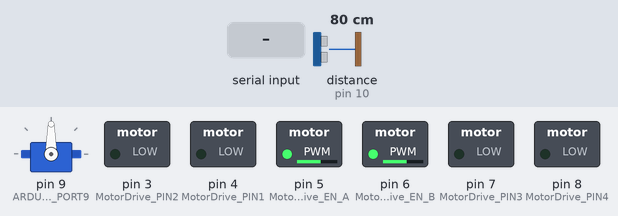
A sketch run on a simulated Arduino Uno, built with avr-gcc and run on an emulated ATmega328P. Parts: servo, switched loads named in the sketch (green lamp = pin HIGH). Wiring (inferred from the names in the program): ultrasonic range finder: trigger pin 13; echo pin 10. Inputs (shaded band) come from the test bench; at power-on: distance to the obstacle (sensor on pin 10) 80 cm. The echo pulse lasts 58.3 µs per cm; pins used as bus, display or sensor lines are not drawn.

Above: at 1.2 s.
1.3 s: "p\n" received over the second serial link
At 1.9 s:
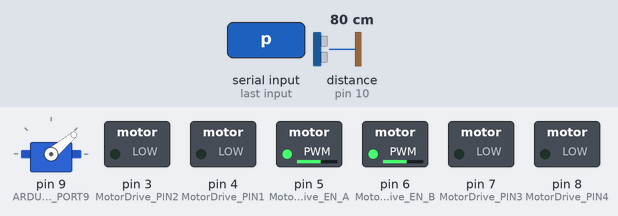
At 2.6 s:
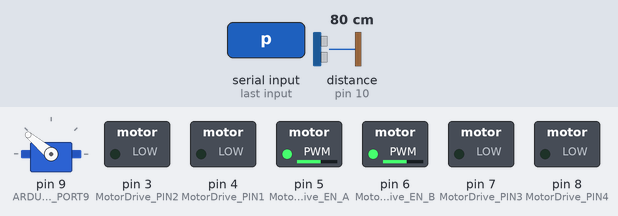
Timing chart, 0 to 4.3 s (numbered marks = the images above; inputs shaded):
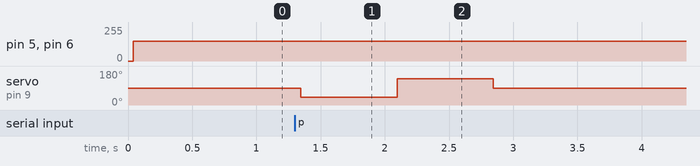

Measured:
- after the input at 1.3 s, servo on pin 9 (ARDUINO_PORT9): 90° → 40° after 0.05 s, → 140° 0.75 s later, → 90° 0.75 s later

The sketch:

MotorControl.ino
```cpp
// connect motor controller pins to Arduino digital pins
#include <SoftwareSerial.h>
#include <Servo.h>
#include "Arduino_PinConfiguration.h"
#include "MotorDriver_Control.h"
#include "ProximitySensor.h"
#include "Xbee.h"

static int CycleNumber;

void setup()
{
  Servo_init();
  Xbee_init();
  Prox_init();
  MotorDriver_Init();
  CycleNumber = 1;
}

void loop()
{
  unsigned long time;
  time = micros();
    char controlsignal;
    controlsignal = Read_Xbee_input();
    Xbee_Flush();
    MotorDriver_Control(controlsignal);
    Servo_Control(controlsignal);
    Prox_Measure();
    CycleNumber = CycleNumber + 1;
    if (CycleNumber == 10){
      Xbee_SendOutput(Prox_Output());
      CycleNumber = 1;
    }
  time = micros() - time;
  delay(100-time/1000);
}
```

ProximitySensor.h
```cpp
#include "Arduino_PinConfiguration.h"
#define PROX_TRIG ARDUINO_PORT13
#define PROX_ECHO ARDUINO_PORT10

void Prox_init();
void Prox_Measure();
String Prox_Output();
```

ProximitySensor.ino
```cpp
#include <SoftwareSerial.h>
#include "Arduino_PinConfiguration.h"
#include "ProximitySensor.h"

long duration;
long distance;

void Prox_init(){
	pinMode(PROX_TRIG, OUTPUT);
  pinMode(PROX_ECHO, INPUT);
}

void Prox_Measure(){
  digitalWrite(PROX_TRIG, LOW);
  delayMicroseconds(2);
  digitalWrite(PROX_TRIG, HIGH);
  delayMicroseconds(10);
  digitalWrite(PROX_TRIG, LOW);
  duration = pulseIn(PROX_ECHO, HIGH);
  distance = ((duration/2)/29.1);
}

String Prox_Output(){
  String ReturnValue;
  ReturnValue = String(distance);
  String ReturnLength;
  ReturnLength = ReturnValue.length();
  ReturnValue = ReturnLength + ReturnValue;
  return ReturnValue;
}
```

ServoControl.h
```cpp
#include <Servo.h>
#define SERVO_PIN ARDUINO_PORT9
#define CAMERA_POS 90
```

ServoControl.ino
```cpp
#include <Servo.h>
#include "ServoControl.h"

Servo myservo;
static int CameraPosition;
static int Calibration;
void Servo_init(){
	myservo.attach(ARDUINO_PORT9);
	myservo.write(CAMERA_POS);
  CameraPosition = 90;
  Calibration = 0;
}

void Servo_Control(char controlsignal) {
    switch (controlsignal){
      case 'j': /* turing right */
          CameraPosition -= 1;
          if (CameraPosition < 40) {
            CameraPosition = 40;
          }
          break;
      case 'k':
          CameraPosition += 1;
          if (CameraPosition > 140) {
            CameraPosition = 140;
          }
          break;
      case 'p':
          myservo.write(40);
          delay(750);
          myservo.write(140);
          delay(750);
          break;
      default:
          //CameraPosition = 90;
          break;
    }
    myservo.write(CameraPosition+Calibration);
}
```

Xbee.h
```cpp
#include <SoftwareSerial.h>
SoftwareSerial Xbee(11,12);

void Xbee_init();
char Read_Xbee_input();
void Xbee_SendOutput();
void Xbee_Flush();
```

Xbee.ino
```cpp
#include <SoftwareSerial.h>

void Xbee_init(){
	Xbee.begin(9600);     // opens serial port, sets data rate to 9600 bps
	Xbee.println("Xbee fired up! Ready to Transmit!!!");
}

char Read_Xbee_input(){
	if(Xbee.available()){
		return char(Xbee.read());
	} else {
    return ' ';
	}
}

void Xbee_SendOutput(String output_string){
  Xbee.println(output_string);
}

void Xbee_Flush(){
  Xbee.flush();
}
```

Arduino_PinConfiguration.h
```cpp
#define ARDUINO_PORT1 1
#define ARDUINO_PORT2 2
#define ARDUINO_PORT3 3
#define ARDUINO_PORT4 4
#define ARDUINO_PORT5 5
#define ARDUINO_PORT6 6
#define ARDUINO_PORT7 7
#define ARDUINO_PORT8 8
#define ARDUINO_PORT9 9
#define ARDUINO_PORT10 10
#define ARDUINO_PORT13 13
```

MotorDriver_PinConfiguration.h
```cpp
#define MotorDrive_PIN1 ARDUINO_PORT4
#define MotorDrive_PIN2 ARDUINO_PORT3
#define MotorDrive_PIN3 ARDUINO_PORT7
#define MotorDrive_PIN4 ARDUINO_PORT8
#define MotorDrive_EN_A ARDUINO_PORT5
#define MotorDrive_EN_B ARDUINO_PORT6
```

MotorDriver_Control.h
```cpp
#include <SoftwareSerial.h>
#include <Servo.h>
#include "Arduino_PinConfiguration.h"
#include "MotorDriver_PinConfiguration.h"

void LeftSide_PIN_B_ENABLED_Forward();
void LeftSide_PIN_B_ENABLED_Backward();
void RightSide_PIN_A_ENABLED_Forward();
void RightSide_PIN_A_ENABLED_Backward();
void goForward();
void goBackward();
void turnLeft();
void turnRight();

void MotorDriver_Init();
void MotorDriver_Control(char control_signal);
void setSpeed();
void Stop();
```

MotorDriver_Control.ino
```cpp
#include <SoftwareSerial.h>
#include <Servo.h>
#include "Arduino_PinConfiguration.h"
#include "MotorDriver_PinConfiguration.h"
#define SPEED 150

void LeftSide_PIN_B_ENABLED_Forward(){
	digitalWrite(MotorDrive_PIN3, LOW);
	digitalWrite(MotorDrive_PIN4, HIGH);
}
void LeftSide_PIN_B_ENABLED_Backward(){
	digitalWrite(MotorDrive_PIN3, HIGH);
	digitalWrite(MotorDrive_PIN4, LOW);
}
void RightSide_PIN_A_ENABLED_Forward(){
	digitalWrite(MotorDrive_PIN1, HIGH);
	digitalWrite(MotorDrive_PIN2, LOW);
}
void RightSide_PIN_A_ENABLED_Backward(){
	digitalWrite(MotorDrive_PIN1, LOW);
	digitalWrite(MotorDrive_PIN2, HIGH);
}
void goForward()
{
	LeftSide_PIN_B_ENABLED_Forward();
	RightSide_PIN_A_ENABLED_Forward();
}
void goBackward()
{
	LeftSide_PIN_B_ENABLED_Backward();
	RightSide_PIN_A_ENABLED_Backward();
}
void turnLeft()
{
	LeftSide_PIN_B_ENABLED_Backward();
	RightSide_PIN_A_ENABLED_Forward();
}
void turnRight()
{
	LeftSide_PIN_B_ENABLED_Forward();
	RightSide_PIN_A_ENABLED_Backward();
}
void Stop(){
    digitalWrite(MotorDrive_PIN1, LOW);
    digitalWrite(MotorDrive_PIN2, LOW);
    digitalWrite(MotorDrive_PIN3, LOW);
    digitalWrite(MotorDrive_PIN4, LOW);
}
void setSpeed(){
  	analogWrite(MotorDrive_EN_A,SPEED);
  	analogWrite(MotorDrive_EN_B,SPEED);
}

void MotorDriver_Init(){
    // set all the motor control pins to outputs
  pinMode(MotorDrive_EN_A, OUTPUT);
  pinMode(MotorDrive_EN_B, OUTPUT);
  pinMode(MotorDrive_PIN1, OUTPUT);
  pinMode(MotorDrive_PIN2, OUTPUT);
  pinMode(MotorDrive_PIN3, OUTPUT);
  pinMode(MotorDrive_PIN4, OUTPUT);
}

void MotorDriver_Control(char control_signal){
   boolean isStop = 1;
   switch (control_signal){
      case 'w':
        goForward();
        Xbee_SendOutput("Forward!");
        break;
      case 's':
        goBackward();
        Xbee_SendOutput("Retreat!");
        break;
      case 'd':
        turnRight();
        Xbee_SendOutput("Going Right!");
        break;
      case 'a':
        turnLeft();
        Xbee_SendOutput("Going Left!");
        break;
      default:
        Stop();
   }
   setSpeed();
}
```
